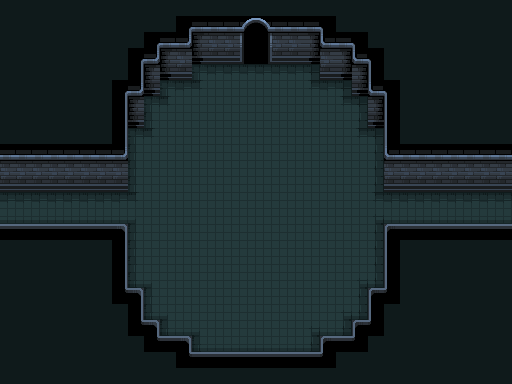

Below is a game level as drawn by its tile map, then a one-line description and the .tmx that defines it (tile-layer data replaced by summaries):
An orthogonal 32x24 tile map with 16x16 px tiles, 4 tile layers (prototype, details, above-details, floor), 1 hidden layer not drawn and 7 objects (3x ExitArea, 2x PlayerSpawnPoint, 2x CameraBound).

<map version="1.10" tiledversion="1.10.2" orientation="orthogonal" renderorder="right-down" width="32" height="24" tilewidth="16" tileheight="16" infinite="0" nextlayerid="10" nextobjectid="9">
 <tileset firstgid="1" source="../Tilesets/dungeon_prison_tileset.tsx" />
 <layer id="6" name="prototype" width="32" height="24">
  <data>[768 cells, 768 non-empty, 2 distinct tile ids]</data>
 </layer>
 <layer id="4" name="collision" width="32" height="24" visible="0" opacity="0.5">
  <data>[768 cells, 93 non-empty, 1 distinct tile ids]</data>
 </layer>
 <layer id="7" name="details" width="32" height="24">
  <data>[768 cells, 98 non-empty, 14 distinct tile ids]</data>
 </layer>
 <layer id="8" name="above-details" width="32" height="24">
  <data>[768 cells, 78 non-empty, 10 distinct tile ids]</data>
 </layer>
 <layer id="9" name="floor" width="32" height="24">
  <data>[768 cells, 288 non-empty, 13 distinct tile ids]</data>
 </layer>
 <objectgroup id="3" name="entities">
  <object id="1" type="PlayerSpawnPoint" x="32" y="208">
   <properties>
    <property name="Id" value="0" />
   </properties>
   <point />
  </object>
  <object id="2" type="PlayerSpawnPoint" x="480" y="208">
   <properties>
    <property name="Id" value="1" />
   </properties>
   <point />
  </object>
  <object id="3" type="ExitArea" x="0" y="192" width="16" height="32">
   <properties>
    <property name="TargetEntrance" value="1" />
    <property name="TargetScene" value="Bedroom" />
   </properties>
  </object>
  <object id="4" type="ExitArea" x="496" y="192" width="16" height="32">
   <properties>
    <property name="TargetEntrance" value="0" />
    <property name="TargetScene" value="PuppetShop" />
   </properties>
  </object>
  <object id="5" type="ExitArea" x="240" y="32" width="32" height="16">
   <properties>
    <property name="TargetEntrance" value="" />
    <property name="TargetScene" value="MainDungeon" />
   </properties>
  </object>
  <object id="7" type="CameraBound" x="496" y="368">
   <properties>
    <property name="CameraBoundType" value="BottomRight" />
    <property name="HasXDoorway" value="true" />
   </properties>
   <point />
  </object>
  <object id="8" type="CameraBound" x="16" y="16">
   <properties>
    <property name="CameraBoundType" value="TopLeft" />
    <property name="HasXDoorway" value="true" />
   </properties>
   <point />
  </object>
 </objectgroup>
</map>
